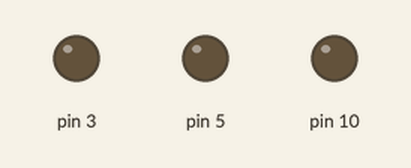
Recording of a sketch running on a simulated Arduino Uno, built with avr-gcc and run on an emulated ATmega328P. On the bench: output pins drawn as LEDs (lit = HIGH). What the sketch prints to the serial monitor is not drawn.

Above: at 0.1 s.
At 1.1 s:
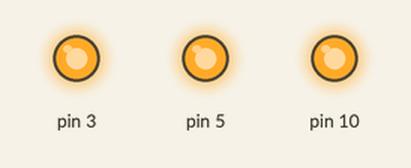
At 2.1 s:
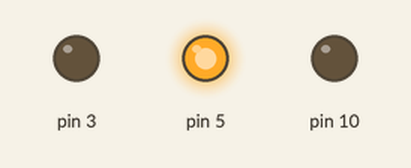
At 2.71 s:
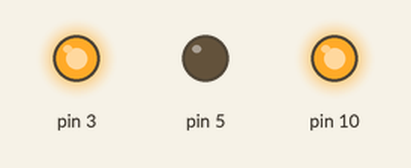
Timing chart, 0 to 3.0 s (numbered marks = the images above):
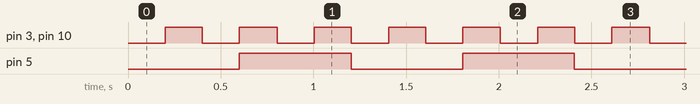

Measured:
- by itself, pin 3, pin 10: alternates HIGH for 0.20 s and LOW for 0.20 s
- by itself, pin 5: alternates HIGH for 0.60 s and LOW for 0.60 s

The sketch:

solenoidclass.ino
```cpp
class Solenoid
{
    int solenoidPin;
    long OnTime;
    long OffTime;

    int solenoidState;
    unsigned long previousMillis;

  public:

    Solenoid (int pin, long on, long off)
    {
      solenoidPin = pin;
      pinMode(solenoidPin, OUTPUT);

      OnTime = on;
      OffTime = off;

      solenoidState = LOW;
      previousMillis = 0;
    }

    void Update()
    {
      unsigned long currentMillis = millis();

      if ((solenoidState == HIGH) && (currentMillis - previousMillis >= OnTime))
    {
      solenoidState = LOW;
      previousMillis = currentMillis;
      digitalWrite(solenoidPin, solenoidState);
      }
      else if ((solenoidState == LOW) && (currentMillis - previousMillis >= OffTime))
    {
      solenoidState = HIGH;
      previousMillis = currentMillis;
      digitalWrite(solenoidPin, solenoidState);
      }
    }
}
;
Solenoid sole1(10, 200, 200);
Solenoid sole2 (3, 200, 200);
Solenoid sole3 (5, 600, 600);


void setup() {
  // put your setup code here, to run once:
  Serial.begin(9600);


}

void loop() {
  // put your main code here, to run repeatedly:
  sole1.Update();
  sole2.Update();
  sole3.Update();
  int soleState = digitalRead(5);
  Serial.println(soleState);
  delay(1);
}
```
